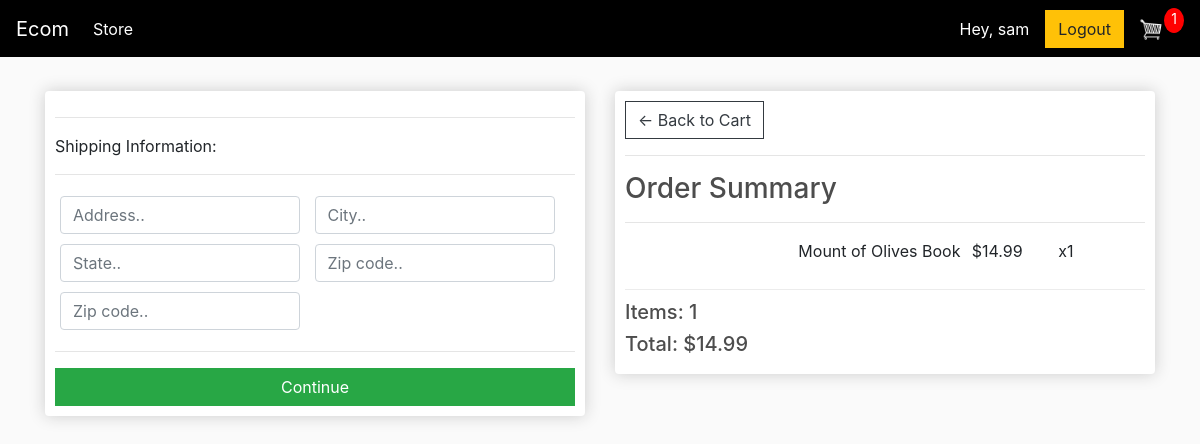
/checkout/ (signed in), run on an earlier commit of the app's database.
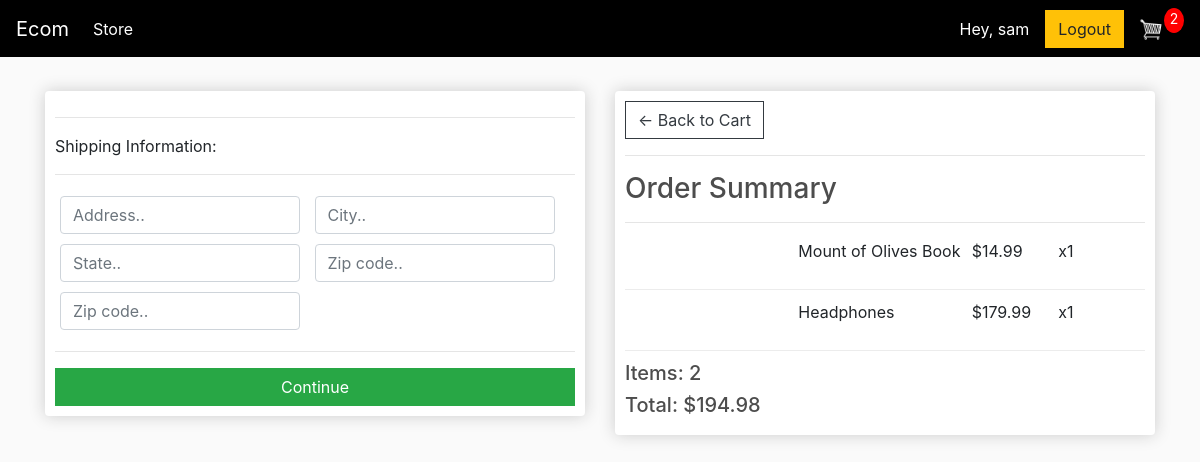
And on a later commit of the database.
### store/models.py (models this page shows, shortened)
class OrderItem(models.Model):
	product = models.ForeignKey(Product, on_delete=models.SET_NULL, null=True)
	order = models.ForeignKey(Order, on_delete=models.SET_NULL, null=True)
	quantity = models.IntegerField(default=0, null=True, blank=True)
	date_added = models.DateTimeField(auto_now_add=True)
	@property
	def get_total(self):
		total = self.product.price * self.quantity
		return total

class Product(models.Model):
	name = models.CharField(max_length=200)
	price = models.FloatField()
	digital = models.BooleanField(default=False,null=True, blank=True)
	image = models.ImageField(null=True, blank=True)
	@property
	def imageURL(self):
		try:
			url = self.image.url
		except:
			url = ''
		return url

class Order(models.Model):
	customer = models.ForeignKey(Customer, on_delete=models.SET_NULL, null=True, blank=True)
	date_ordered = models.DateTimeField(auto_now_add=True)
	complete = models.BooleanField(default=False)
	transaction_id = models.CharField(max_length=100, null=True)
	@property
	def shipping(self):
		shipping = False
		orderitems = self.orderitem_set.all()
		for i in orderitems:
			if i.product.digital == False:
				shipping = True
		return shipping
	@property
	def get_cart_total(self):
		orderitems = self.orderitem_set.all()
		total = sum([item.get_total for item in orderitems])
		return total
	@property
	def get_cart_items(self):
		orderitems = self.orderitem_set.all()
		total = sum([item.quantity for item in orderitems])
		return total

### store/views.py (the view)
# urls.py: path('checkout/', views.checkout, name="checkout"),
def checkout(request):
	data = cartData(request)
	cartItems = data['cartItems']
	order = data['order']
	items = data['items']
	context = {'items':items, 'order':order, 'cartItems':cartItems}
	return render(request, 'store/checkout.html', context)

### store/utils.py (called while the page is built)
def cartData(request):
	if request.user.is_authenticated:
		customer = request.user.customer
		order, created = Order.objects.get_or_create(customer=customer, complete=False)
		items = order.orderitem_set.all()
		cartItems = order.get_cart_items
	else:
		cookieData = cookieCart(request)
		cartItems = cookieData['cartItems']
		order = cookieData['order']
		items = cookieData['items']
	return {'cartItems':cartItems ,'order':order, 'items':items}

### store/templates/store/checkout.html (shortened to what this page needs)
{% extends 'store/main.html' %}
{% load static %}
{% block content %}
     <div class="row">
		<div class="col-lg-6">
			<div class="box-element" id="form-wrapper">
				<form id="form">
					<div id="shipping-info">
						<hr>
						<p>Shipping Information:</p>
						<hr>
						<div class="form-field">
							<input class="form-control" type="text" name="address" placeholder="Address..">
						</div>
						<div class="form-field">
							<input class="form-control" type="text" name="city" placeholder="City..">
						</div>
						<div class="form-field">
							<input class="form-control" type="text" name="state" placeholder="State..">
						</div>
						<div class="form-field">
							<input class="form-control" type="text" name="zipcode" placeholder="Zip code..">
						</div>
						<div class="form-field">
							<input class="form-control" type="text" name="country" placeholder="Zip code..">
						</div>
					</div>
					<hr>
					<input id="form-button" class="btn btn-success btn-block" type="submit" value="Continue">
				</form>
			</div>
			<br>
		</div>
		<div class="col-lg-6">
			<div class="box-element">
				<a  class="btn btn-outline-dark" href="{% url 'cart' %}">&#x2190; Back to Cart</a>
				<hr>
				<h3>Order Summary</h3>
				<hr>
				{% for item in items %}
				<div class="cart-row">
					<div style="flex:2"><img class="row-image" src="{{item.product.imageURL}}"></div>
					<div style="flex:2"><p>{{item.product.name}}</p></div>
					<div style="flex:1"><p>${{item.product.price|floatformat:2}}</p></div>
					<div style="flex:1"><p>x{{item.quantity}}</p></div>
				</div>
				{% endfor %}
				<h5>Items:   {{order.get_cart_items}}</h5>
				<h5>Total:   ${{order.get_cart_total|floatformat:2}}</h5>
			</div>
		</div>
	</div>
{% endblock content %}

### store/templates/store/main.html (shortened to what this page needs)
<!DOCTYPE html>
{% load static %}
<html>
<head>
	<link rel="stylesheet" href="https://stackpath.bootstrapcdn.com/bootstrap/4.4.1/css/bootstrap.min.css">
	<link rel="stylesheet" type="text/css" href="{% static 'css/main.css' %}">
</head>
<body>
	<nav class="navbar navbar-expand-lg navbar-dark dark">
	  <a class="navbar-brand" href="{% url 'store' %}">Ecom</a>
	  <div class="collapse navbar-collapse" id="navbarSupportedContent">
	    <ul class="navbar-nav mr-auto">
	      <li class="nav-item active">
	        <a class="nav-link" href="{% url 'store' %}">Store <span class="sr-only">(current)</span></a>
	      </li>
	    </ul>
	    <div class="form-inline my-2 my-lg-0">
			{% if user.is_authenticated %}
            <a class="text-white mr-3" href="#">Hey, {{ user.username }}</a>
            <a href="{% url 'logout_request' %}" class="btn btn-warning">Logout</a>
            {% else %}
            <a href="{% url 'login_request' %}" class="btn btn-primary">Login</a>
            {% endif %}
	     	<a href="{% url 'cart' %}">
	    		<img  id="cart-icon" src="{% static 'images/cart.png' %}">
	    	</a>
	    	<p id="cart-total">{{cartItems}}</p>
	    </div>
	  </div>
	</nav>
     <div class="container">
            <br>
            {% block content %}
            {% endblock content %}
         </div>
</body>
</html>

What changed in the data, as far as the page shows it:
added OrderItem: product.name "Headphones", product.price "179.99", quantity "1"
computed for Order: get_cart_items "1" → "2"; get_cart_total "14.99" → "194.98"
Also different on the page:
{{ cartItems }}: "1" → "2"
